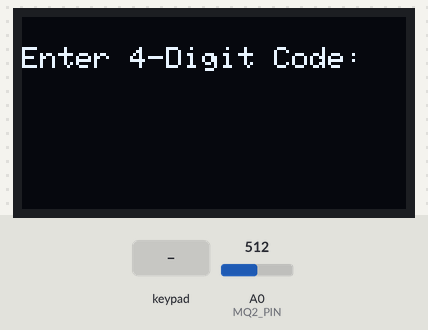
The sketch below on a simulated Arduino Uno, built with avr-gcc and run on an emulated ATmega328P. Parts: 128×64 one-colour display. The inputs (shaded band) are chosen by the test bench; at power-on: A0 (MQ2_PIN) = 512. What the sketch prints to the serial monitor is not drawn.

Above: at 1.2 s.
1.3 s: keypad keys 1 2 3 4 # pressed 0.4 s apart
At 3.3 s:
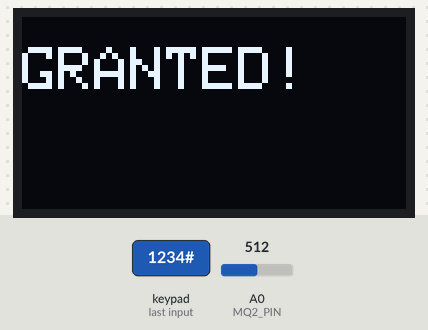
4.8 s: key '#' pressed
At 6.5 s:
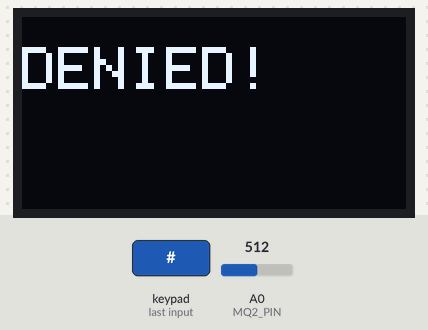
7.8 s: key 'A' pressed
At 8.5 s:
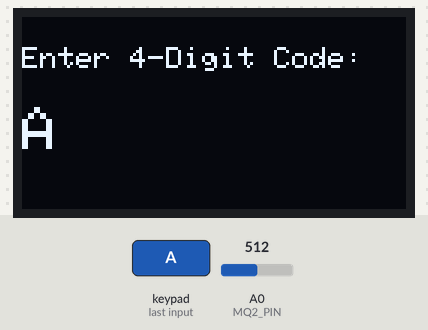
9.3 s: key 'B' pressed
At 10.5 s:
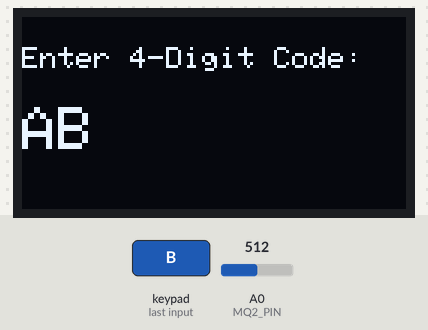
10.8 s: key 'C' pressed
At 11.8 s:
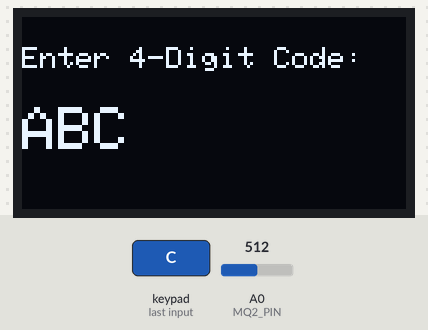
12.3 s: key 'D' pressed
At 12.8 s:
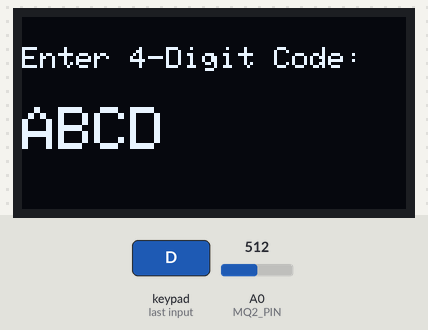
Timing chart, 0 to 14.8 s (numbered marks = the images above; inputs shaded):
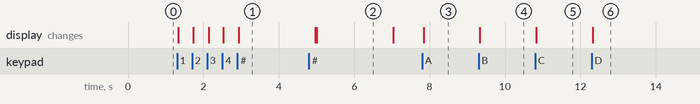

The sketch:

arduino_gas_sensor.ino
```cpp
// Gas Sensor + OLED + Keypad Integration for Oil Press Manager
#include <Wire.h>
#include <Adafruit_GFX.h>
#include <Adafruit_SSD1306.h>
#include <Keypad.h>

// --- OLED Setup ---
#define SCREEN_WIDTH 128
#define SCREEN_HEIGHT 64
Adafruit_SSD1306 display(SCREEN_WIDTH, SCREEN_HEIGHT, &Wire, -1);

// --- Keypad Setup ---
const byte ROWS = 4;
const byte COLS = 4;
char keys[ROWS][COLS] = {
  {'1','2','3','A'},
  {'4','5','6','B'},
  {'7','8','9','C'},
  {'*','0','#','D'}
};
byte rowPins[ROWS] = {9, 8, 7, 6}; // Adjust to your actual wiring
byte colPins[COLS] = {5, 4, 3, 2}; // Adjust to your actual wiring
Keypad keypad = Keypad(makeKeymap(keys), rowPins, colPins, ROWS, COLS);

// --- Machine Setup (Using CODE instead of ID) ---
const String MACHINE_CODE = "1234"; // Replace with your actual 4-digit db code
String enteredCode = "";

// --- Gas Sensor Setup ---
const int MQ2_PIN = A0;             // Analog pin connected to MQ-2
const int THRESHOLD = 360;          // Gas threshold
unsigned long lastAlertTime = 0;
const unsigned long DEBOUNCE_DELAY = 5000;

void setup() {
  Serial.begin(115200);

  if(!display.begin(SSD1306_SWITCHCAPVCC, 0x3C)) {
    Serial.println(F("SSD1306 allocation failed"));
    for(;;);
  }

  resetScreen();
}

void loop() {
  // =====================================
  // 1. Gas Sensor Monitoring
  // =====================================
  int gasValue = analogRead(MQ2_PIN);

  if (gasValue > THRESHOLD && (millis() - lastAlertTime > DEBOUNCE_DELAY)) {
    // Format expected by Qt application: ALERT_SMOKE:<CODE>
    Serial.print("ALERT_SMOKE:");
    Serial.println(MACHINE_CODE);
    lastAlertTime = millis();
  }

  // =====================================
  // 2. Keypad & OLED Interaction
  // =====================================
  char key = keypad.getKey();

  if (key) {
    if (key == '#') { // Using '#' as an ENTER button
      display.clearDisplay();
      display.setCursor(0, 10);

      if (enteredCode == MACHINE_CODE) {
        display.setTextSize(2);
        display.println("GRANTED!");
        Serial.print("AUTH_SUCCESS:");
        Serial.println(MACHINE_CODE);
      } else {
        display.setTextSize(2);
        display.println("DENIED!");
        Serial.print("AUTH_FAILED:");
        Serial.println(enteredCode);
      }
      display.display();
      delay(2000);

      enteredCode = ""; // Reset
      resetScreen();
    }
    else if (key == '*') { // Using '*' as a CLEAR button
      enteredCode = "";
      resetScreen();
    }
    else {
      // Append digit if length is less than 4
      if (enteredCode.length() < 4) {
        enteredCode += key;

        display.clearDisplay();
        display.setCursor(0, 10);
        display.setTextSize(1);
        display.println("Enter 4-Digit Code:");

        // Show what is being typed
        display.setCursor(0, 30);
        display.setTextSize(2);
        display.println(enteredCode);
        display.display();
      }
    }
  }
}

void resetScreen() {
  display.clearDisplay();
  display.setTextSize(1);
  display.setTextColor(WHITE);
  display.setCursor(0, 10);
  display.println("Enter 4-Digit Code:");
  display.display();
}
```

Measured:
- after the input at 1.3 s, the display: first changes at once (image 1 shows a later state)
- after the input at 4.8 s, the display: first differs from a run without the input after 0.21 s (image 2)
- after the input at 7.8 s, the display: changes at once (image 3)
- after the input at 9.3 s, the display: changes at once (image 4)
- after the input at 10.8 s, the display: changes at once (image 5)
- after the input at 12.3 s, the display: changes at once (image 6)
- what the display in image 2 shows lasts 2.0 s, from 5.0 s to 7.0 s
